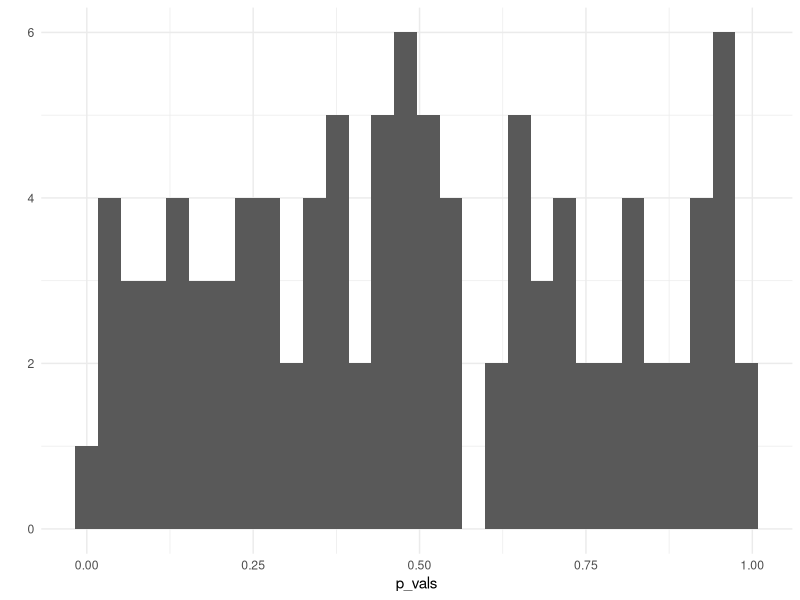
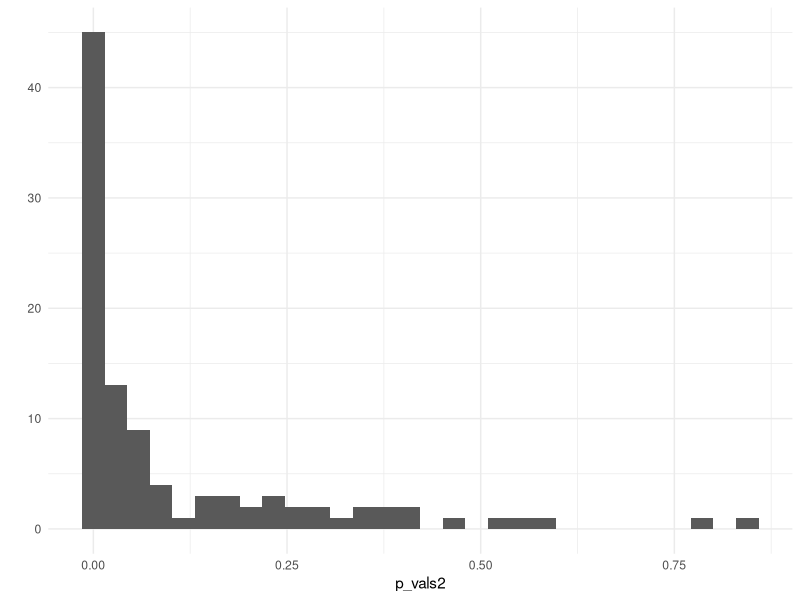

Generate these figures, in order, with R:
# VL Anwendungsorientierte Analyseverfahren, Prof. Dr. Michael Scharkow

library(tidyverse)
theme_set(theme_minimal())

# Alpha-Fehler ------------------------------------------------------------
# Simulation eines T-Tests für zwei Stichproben

# IQ ist verteilt mit M = 100, SD = 15
# Population von Mainz
iq_population = rnorm(n = 220000, mean = 100, sd = 15)
summary(iq_population)

# Wir ziehen zwei Stichproben
sample_a = sample(iq_population, size = 20)
summary(sample_a)

sample_b = sample(iq_population, size = 20)
summary(sample_b)

# T-Test
t.test(sample_a, sample_b, var.equal = T)

# Wir vergleichen 100 Mal zwei 20er Stichproben und speichern den p-Wert

p_vals = replicate(n = 100, {t.test(x = sample(iq_population, 20),
                           y = sample(iq_population, 20),
                           var.equal = T)$p.value})

p_vals
qplot(p_vals)

# Wieviele p-Werte sind signifikant (Alpha-Fehler)?
sum(p_vals <= .05)

# Was sollte herauskommen, wenn wir statt 100 gleich 10.000 Simulationen machen?
# Was sollte sich am Alpha-Fehler mit größeren Stichproben ändern?


# Beta-Fehler ------------------------------------------------------------

# JGU-Studierende sind etwas schlauer im Schnitt
iq_jgu = rnorm(n = 31000, mean = 110, sd = 15)
summary(iq_jgu)

# Wir vergleichen 20 Studierende mit 20 anderen Mainzern

t.test(sample(iq_jgu, size = 20),
       sample(iq_population, size = 20),
       var.equal = T)

# Wir vergleichen 100 Mal zwei 20er Stichproben und speichern den p-Wert

p_vals2 = replicate(n = 100, {t.test(x = sample(iq_jgu, 20),
                                    y = sample(iq_population, 20),
                                    var.equal = T)$p.value})

p_vals2
qplot(p_vals2)

# Wieviele p-Werte sind nicht-signifikant (Beta-Fehler)?
sum(p_vals2 > .05)

# Was sollte sich am Beta-Fehler mit größeren Stichproben ändern?
